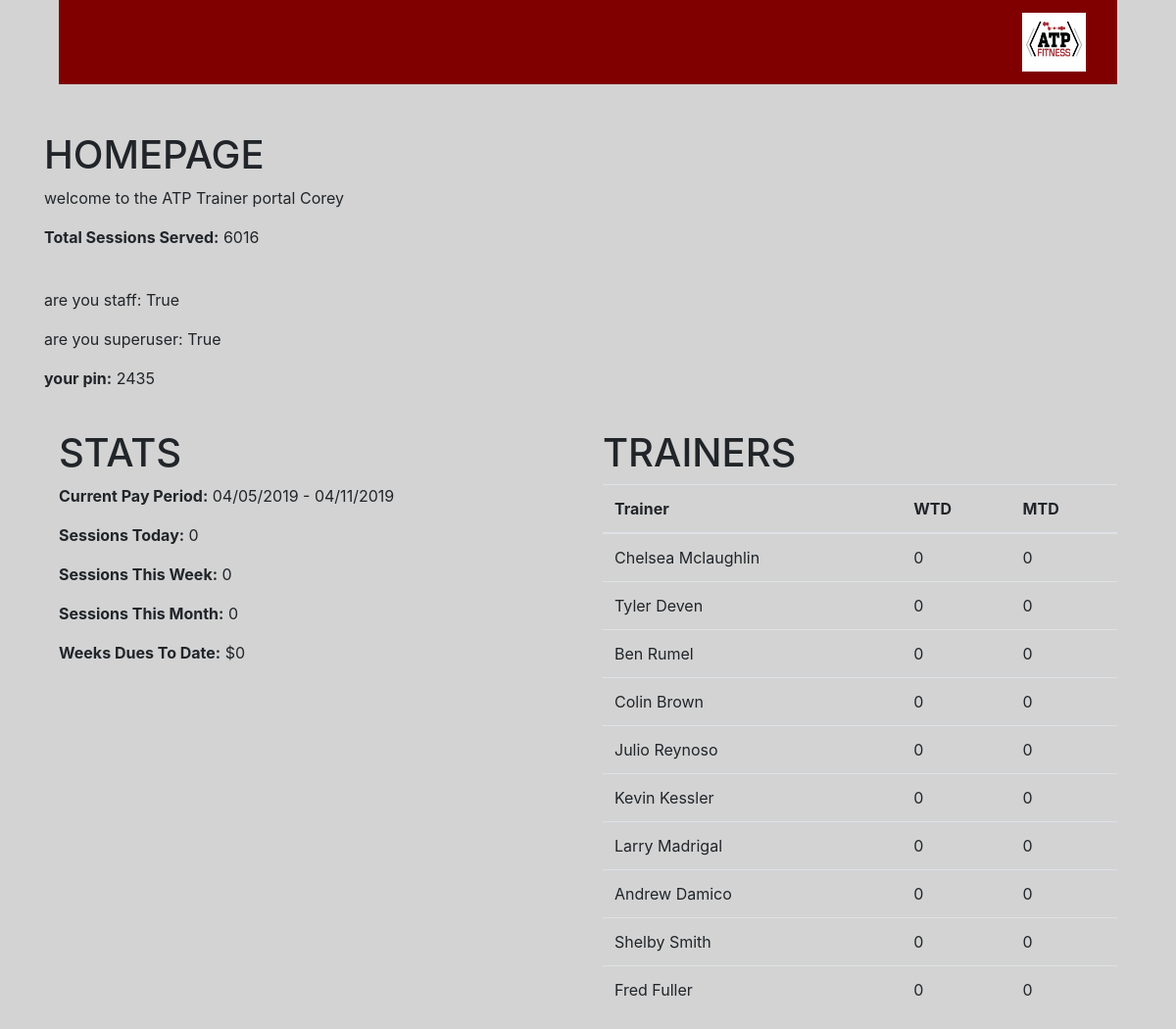
The page / (signed in) on the database as committed earlier.
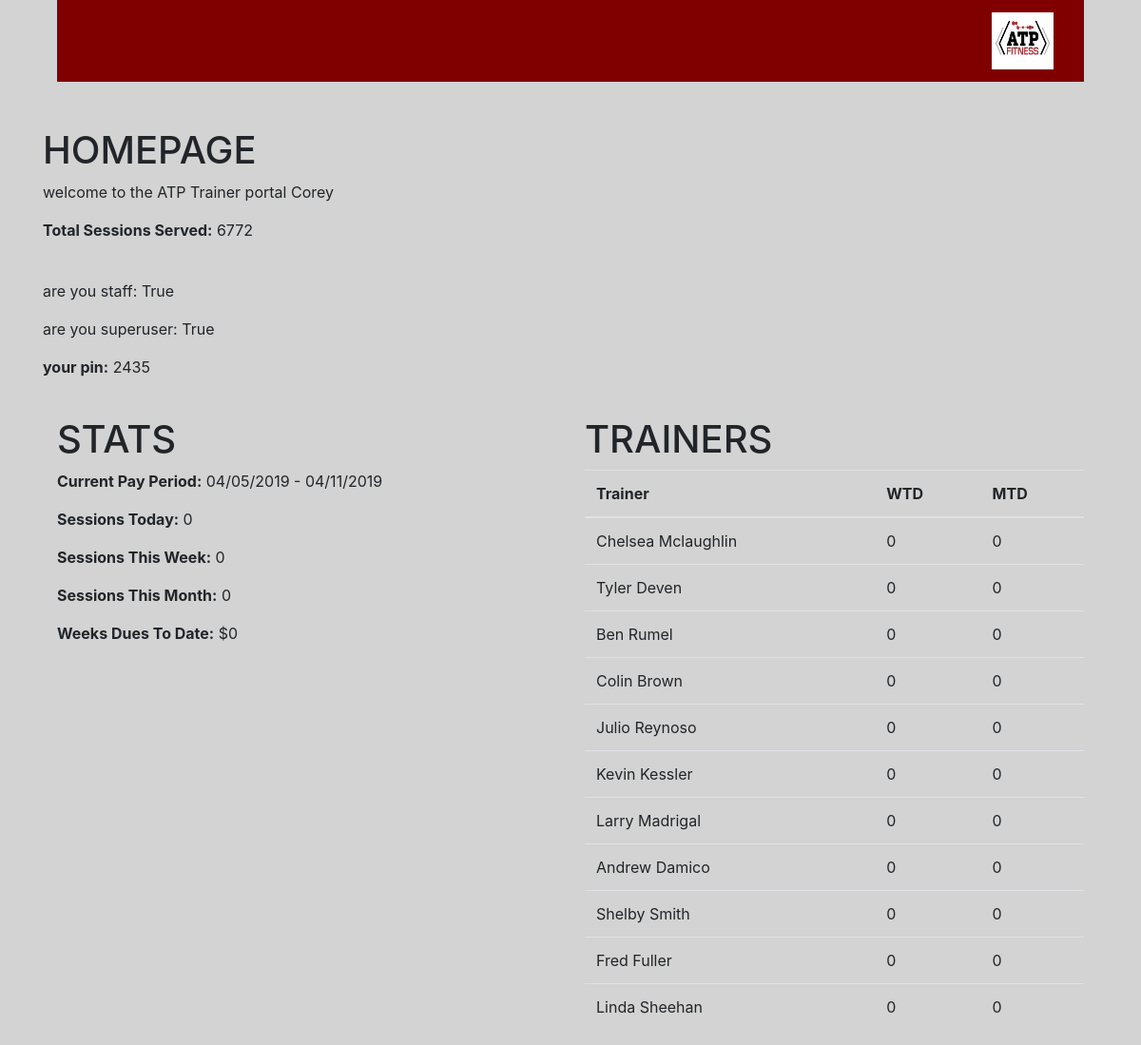
The same page on the database as committed later.
### accounts/models.py (models this page shows, shortened)
class User(AbstractBaseUser):
    email = models.EmailField(max_length=255, unique=True)
    first_name = models.CharField(max_length=30)
    last_name = models.CharField(max_length=40)
    time_stamp = models.DateTimeField(auto_now_add=True)
    is_active = models.BooleanField(default=True)
    is_staff = models.BooleanField(default=False)
    is_admin = models.BooleanField(default=False)
    USERNAME_FIELD = 'email'
    REQUIRED_FIELDS = []  # email and password are included by default
    objects = UserManager()
    def get_full_name(self):
        return self.first_name + ' ' + self.last_name
    def get_short_name(self):
        return self.first_name

class Trainer(models.Model):
    user = models.OneToOneField(User, on_delete=models.CASCADE)
    pin = models.CharField(max_length=4, default='None', blank=True, null=True)
    def get_full_name(self):
        return self.user.get_full_name()
    def get_all_trainers(self):
        return Trainer.objects.filter(user__is_staff=False)
    def get_whole_clients(self):
        return Client.objects.all()

### accounts/views.py (the view)
# urls.py: 2. Add a URL to urlpatterns:  path('', views.home, name='home')
@login_required
def home(request):
    trainer = Trainer.objects.get(user=request.user)
    total_sessions_served = Session.objects.filter(trainer=trainer).count()
    trainers = Trainer.objects.filter(user__is_staff=False)
    total_sessions_this_week = Session.week.all().count()
    total_sessions_this_month = Session.month.all().count()
    trainer_scheme = []
    week_dues_list = []
    for trainer in trainers:
        trainer_week_count = Session.week.filter(trainer=trainer).count()
        trainer_month_count = Session.month.filter(trainer=trainer).count()
        scheme = [trainer, trainer_week_count, trainer_month_count]
        trainer_scheme.append(scheme)
        week_dues_list.append(cost_for_week(trainer_week_count, trainer_month_count))
    today = datetime.today()
    sessions_today = Session.objects.filter(date_time__month=today.month,
                                            date_time__day=today.day,
                                            date_time__year=today.year).count()
    pay_period = get_present_week()
    starting_friday = pay_period[0].strftime('%m/%d/%Y')
    ending_thursday = pay_period[6].strftime('%m/%d/%Y')
    context = {
        'user': request.user,
        'trainer': trainer,
        'total_sessions_served': total_sessions_served,
        'trainers': trainers,
        'total_sessions_this_week': total_sessions_this_week,
        'total_sessions_this_month': total_sessions_this_month,
        'trainer_scheme': sorted(trainer_scheme, key=lambda x: x[2], reverse=True),
        'week_dues': sum(week_dues_list),
        'sessions_today': sessions_today,
        'starting_friday': starting_friday,
        'ending_thursday': ending_thursday,
        'final_session_count': Session.objects.all().count(),
    }
    return render(request, 'home.html', context)

### accounts/models.py (called while the page is built)
    def get_full_name(self):
        return self.first_name + ' ' + self.last_name

### accounts/tools.py (called while the page is built)
def cost_for_week(week_count, month_count):
    if month_count <= 80:
        dues = week_count * 20
    elif month_count - week_count > 80:
        dues = week_count * 15
    else:
        ot_sessions = month_count - 80
        undertime = 20 * (week_count - ot_sessions)  # this needs a fix
        overtime = 15 * ot_sessions
        dues = undertime + overtime
    return dues

def get_present_week(other_date=None):
    if other_date == None:
        today = datetime.today()
    else:
        today = other_date
    formatted_day = datetime(today.year, today.month, today.day)
    today_num = formatted_day.weekday()
    if today_num == 4:
        starting_friday = formatted_day
    elif today_num < 4:
        starting_friday = formatted_day - timedelta(days=today_num + 3)
    elif today_num > 4:
        starting_friday = formatted_day - timedelta(days=today_num - 4)
    week = []
    for week_days in range(7):
        week.append(starting_friday)
        starting_friday += timedelta(days=1)
    return week

### session/models.py (called while the page is built)
    def get_queryset(self):
        week = get_present_week()
        this_weeks_sessions = []
        for day in week:
            day_sessions = Session.objects.filter(date_time__year=day.year,
                                                  date_time__month=day.month,
                                                  date_time__day=day.day)
            if day_sessions.count() == 0:
                continue
            this_weeks_sessions.append(day_sessions)
        return_queryset = Session.objects.none()
        for queryset in this_weeks_sessions:
            return_queryset = return_queryset | queryset
        return return_queryset

    def get_queryset(self):
        today = datetime.today()
        month_sessions = Session.objects.filter(date_time__month=today.month, date_time__year=today.year)
        return month_sessions

### accounts/templates/home.html (shortened to what this page needs)
{% extends 'base.html' %}
{% block content %}
<h1>HOMEPAGE</h1>
<p>welcome to the ATP Trainer portal {{ user.get_short_name }}</p>
<p><b>Total Sessions Served:</b> {{ final_session_count }}</p>
<br>
<p>are you staff: {{ user.is_staff }}</p>
<p>are you superuser: {{ user.is_admin }}</p>
<p><b>your pin:</b> {{ user.trainer.pin }}</p>
<br>
{% if user.is_staff == True %}
<div class="container">
    <div class="row">
        <div class="col-xs-6 col-sm-6">
            <h1>STATS</h1>
            <p><b>Current Pay Period:</b> {{ starting_friday }} - {{ ending_thursday }}</p>
            <p><b>Sessions Today:</b> {{ sessions_today }}</p>
            <p><b>Sessions This Week:</b> {{ total_sessions_this_week }}</p>
            <p><b>Sessions This Month:</b> {{ total_sessions_this_month }}</p>
            <p><b>Weeks Dues To Date:</b> ${{ week_dues }}</p>
        </div>
        <div class="col-xs 6 col-sm-6">
            <h1>TRAINERS</h1>
            <table class="table">
                <thead>
                    <tr>
                        <th>Trainer</th>
                        <th>WTD</th>
                        <th>MTD</th>
                    </tr>
                </thead>
                {% for employee in trainer_scheme %}
                <tr>
                    <td>{{ employee.0.user.get_full_name }}</td>
                    <td>{{ employee.1 }}</td>
                    <td>{{ employee.2 }}</td>
                </tr>
                {% endfor %}
            </table>
        </div>
    </div>
</div>
{% endif %}
{% endblock content %}

### accounts/templates/base.html (shortened to what this page needs)
<!DOCTYPE html>
<html>
<head>
    <link rel="stylesheet" href="https://stackpath.bootstrapcdn.com/bootstrap/4.1.3/css/bootstrap.min.css">
    <link href="//netdna.bootstrapcdn.com/bootstrap/3.0.0/css/bootstrap-glyphicons.css" rel="stylesheet">
</head>
{% load static %}
<header>
    <div class="container clear-fix">
        <div class= "navbar-wrapper">
            <div class="container">
                <nav class = "navbar navbar-fixed-md" id="navbar_whole">
                    <button class="navbar-toggler" type="button" data-toggle="collapse" data-target="#collapsibleNav" aria-controls="collapsibleNave" aria-expanded="false" aria-label="Toggle navigation">
                    </button>
                    <a class="navbar-brand" href="{%url 'home' %}">
                         <img class="img-responsive" id="navLogo" src="/static/images/atp_fitness_logo.png" height="60" width="65">
                    </a>
                </nav>
            </div>
        </div>
    </div>
</header>
<body>
{% block body %}
<br><br>
<div class="container">
    {% block content %}
    {% endblock content %}
</div>
{% endblock body %}
</body>
</html>

### accounts/templates/base.html (style rules this page uses)
body { background-color: lightgrey; }
#navbar_whole { background-color: maroon; }

Rows that differ between the two databases and show on the page:
added Trainer: user.last_name "Linda Sheehan", employee "0"
Other text that changed with them:
{{ final_session_count }}: "6016" → "6772"
